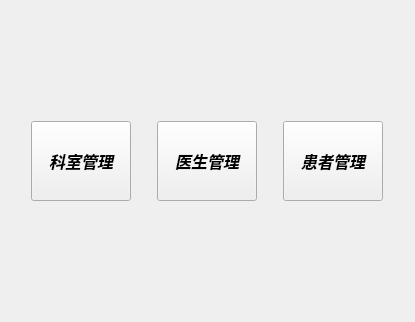
<?xml version="1.0" encoding="UTF-8"?>
<ui version="4.0">
 <class>WelcomeView</class>
 <widget class="QWidget" name="WelcomeView">
  <property name="geometry">
   <rect>
    <x>0</x>
    <y>0</y>
    <width>415</width>
    <height>322</height>
   </rect>
  </property>
  <property name="windowTitle">
   <string>欢迎</string>
  </property>
  <layout class="QVBoxLayout" name="verticalLayout">
   <item>
    <spacer name="verticalSpacer">
     <property name="sizeHint" stdset="0">
      <size>
       <width>20</width>
       <height>102</height>
      </size>
     </property>
    </spacer>
   </item>
   <item>
    <layout class="QHBoxLayout" name="horizontalLayout">
     <item>
      <widget class="QPushButton" name="btDepartment">
       <property name="minimumSize">
        <size>
         <width>30</width>
         <height>80</height>
        </size>
       </property>
       <property name="maximumSize">
        <size>
         <width>100</width>
         <height>200</height>
        </size>
       </property>
       <property name="font">
        <font>
         <pointsize>12</pointsize>
         <weight>75</weight>
         <italic>true</italic>
         <bold>true</bold>
         <underline>false</underline>
        </font>
       </property>
       <property name="text">
        <string>科室管理</string>
       </property>
      </widget>
     </item>
     <item>
      <widget class="QPushButton" name="btDoctor">
       <property name="minimumSize">
        <size>
         <width>0</width>
         <height>80</height>
        </size>
       </property>
       <property name="maximumSize">
        <size>
         <width>100</width>
         <height>16777215</height>
        </size>
       </property>
       <property name="font">
        <font>
         <pointsize>12</pointsize>
         <weight>75</weight>
         <italic>true</italic>
         <bold>true</bold>
        </font>
       </property>
       <property name="text">
        <string>医生管理</string>
       </property>
      </widget>
     </item>
     <item>
      <widget class="QPushButton" name="btPatient">
       <property name="minimumSize">
        <size>
         <width>0</width>
         <height>80</height>
        </size>
       </property>
       <property name="maximumSize">
        <size>
         <width>100</width>
         <height>16777215</height>
        </size>
       </property>
       <property name="font">
        <font>
         <pointsize>12</pointsize>
         <weight>75</weight>
         <italic>true</italic>
         <bold>true</bold>
        </font>
       </property>
       <property name="text">
        <string>患者管理</string>
       </property>
      </widget>
     </item>
    </layout>
   </item>
   <item>
    <spacer name="verticalSpacer_2">
     <property name="sizeHint" stdset="0">
      <size>
       <width>20</width>
       <height>102</height>
      </size>
     </property>
    </spacer>
   </item>
  </layout>
 </widget>
 <resources/>
 <connections/>
</ui>
